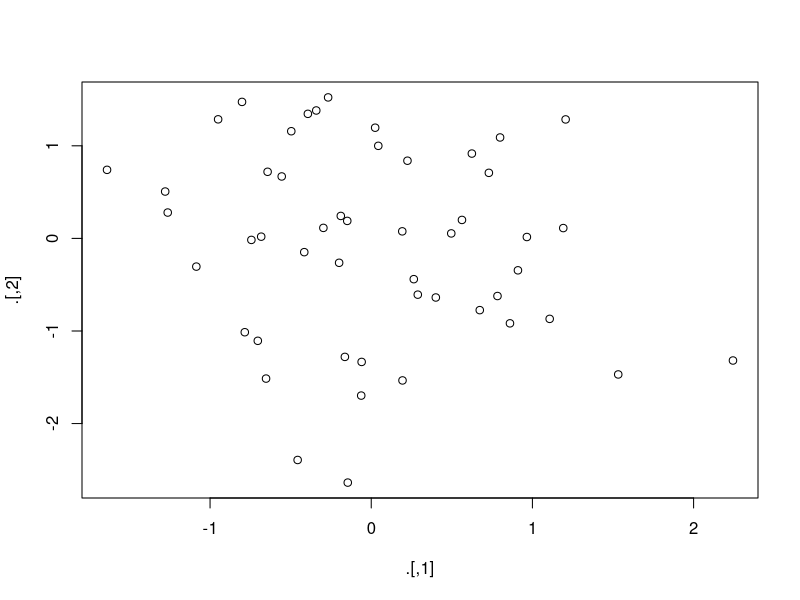
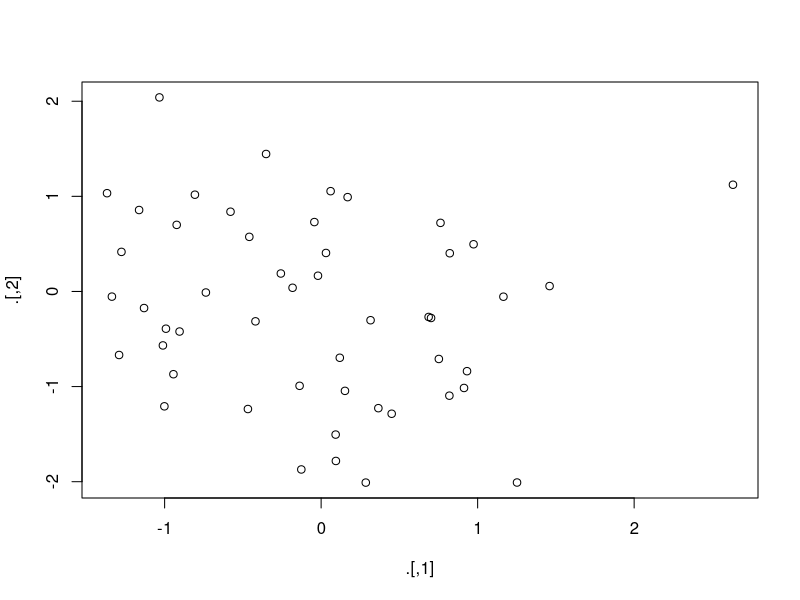
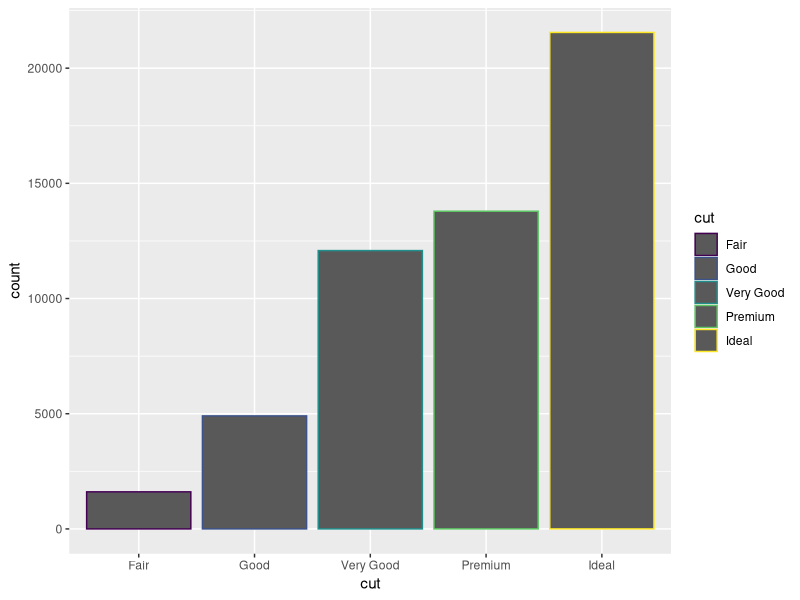
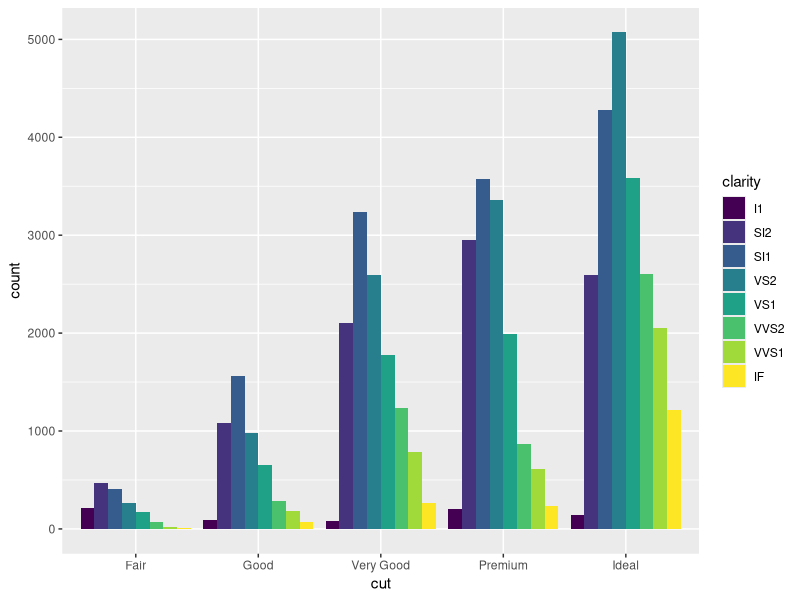

These charts were generated, in order, by the following R code:
## ---- chunk 1
knitr::opts_chunk$set(echo = TRUE)
## ---- chunk 2
#install.packages('tidyverse')
library(tidyverse)
## ---- chunk 3
table1
## ---- chunk 4
table2
## ---- chunk 5
table4a
table4b
## ---- chunk 6
tb <- tibble(
  `:)` = "smile", 
  ` ` = "space",
  `2000` = "number"
)
tb
## ---- chunk 7
table4a
## ---- chunk 8
table4a %>% 
  gather(`1999`, `2000`, key = "year", value = "cases")
## ---- chunk 9
table2
## ---- chunk 10
table2 %>%
    spread(key = type, value = count)
## ---- chunk 11
x1 <- c("Dec", "Apr", "Jan", "Mar")
month_levels <- c(
  "Jan", "Feb", "Mar", "Apr", "May", "Jun", 
  "Jul", "Aug", "Sep", "Oct", "Nov", "Dec"
)

factor(x1, month_levels)

parse_factor(x1, month_levels)

## ---- chunk 12
x2 <- c("Dec", "Apr", "Jam", "Mar")

factor(x2, month_levels)

parse_factor(x2, month_levels)
## ---- chunk 13
string1 <- "This is a string"
string2 <- 'If I want to include a "quote" inside a string, I use single quotes'
## ---- chunk 14
str_length(c("a", "R for data science", NA))

str_c("x", "y", sep = ", ")

x <- c("Apple", "Banana", "Pear")
str_sub(x, 1, 3)
## ---- chunk 15
library(magrittr)
rnorm(100) %>%
  matrix(ncol = 2) %>%
  plot() %>%
  str()
## ---- chunk 16
rnorm(100) %>%
  matrix(ncol = 2) %T>%
  plot() %>%
  str()
## ---- chunk 17
mtcars %$%
  cor(disp, mpg)
## ---- chunk 18
starwars %>% 
  filter(species == "Droid")
  
  
starwars %>% 
  select(name, ends_with("color"))
  
  
starwars %>% 
  mutate(name, bmi = mass / ((height / 100)  ^ 2)) %>%
  select(name:mass, bmi)
  
starwars %>% 
  arrange(desc(mass))
  
starwars %>%
  group_by(species) %>%
  summarise(n = n(),
            mass = mean(mass, na.rm = TRUE)) %>%
  filter(n > 1)
## ---- chunk 19
mtcars %>%
  split(.$cyl) %>% # from base R
  map(~ lm(mpg ~ wt, data = .)) %>%
  map(summary) %>%
  map_dbl("r.squared")
## ---- chunk 20
ggplot(data = diamonds) + 
  geom_bar(mapping = aes(x = cut, colour = cut))

ggplot(data = diamonds) + 
  geom_bar(mapping = aes(x = cut, fill = clarity), position = "dodge")
